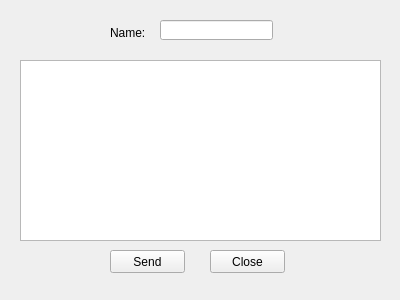
<?xml version="1.0" encoding="UTF-8"?>
<ui version="4.0">
 <class>contactUs</class>
 <widget class="QWidget" name="contactUs">
  <property name="geometry">
   <rect>
    <x>0</x>
    <y>0</y>
    <width>400</width>
    <height>300</height>
   </rect>
  </property>
  <property name="windowTitle">
   <string>Form</string>
  </property>
  <widget class="QPushButton" name="send">
   <property name="geometry">
    <rect>
     <x>110</x>
     <y>250</y>
     <width>75</width>
     <height>23</height>
    </rect>
   </property>
   <property name="text">
    <string>Send</string>
   </property>
  </widget>
  <widget class="QTextEdit" name="textEdit">
   <property name="geometry">
    <rect>
     <x>20</x>
     <y>60</y>
     <width>361</width>
     <height>181</height>
    </rect>
   </property>
  </widget>
  <widget class="QLineEdit" name="userName">
   <property name="geometry">
    <rect>
     <x>160</x>
     <y>20</y>
     <width>113</width>
     <height>20</height>
    </rect>
   </property>
  </widget>
  <widget class="QLabel" name="label">
   <property name="geometry">
    <rect>
     <x>110</x>
     <y>22</y>
     <width>46</width>
     <height>21</height>
    </rect>
   </property>
   <property name="text">
    <string>Name:</string>
   </property>
  </widget>
  <widget class="QPushButton" name="cancel">
   <property name="geometry">
    <rect>
     <x>210</x>
     <y>250</y>
     <width>75</width>
     <height>23</height>
    </rect>
   </property>
   <property name="text">
    <string>Close</string>
   </property>
  </widget>
 </widget>
 <resources/>
 <connections/>
</ui>
